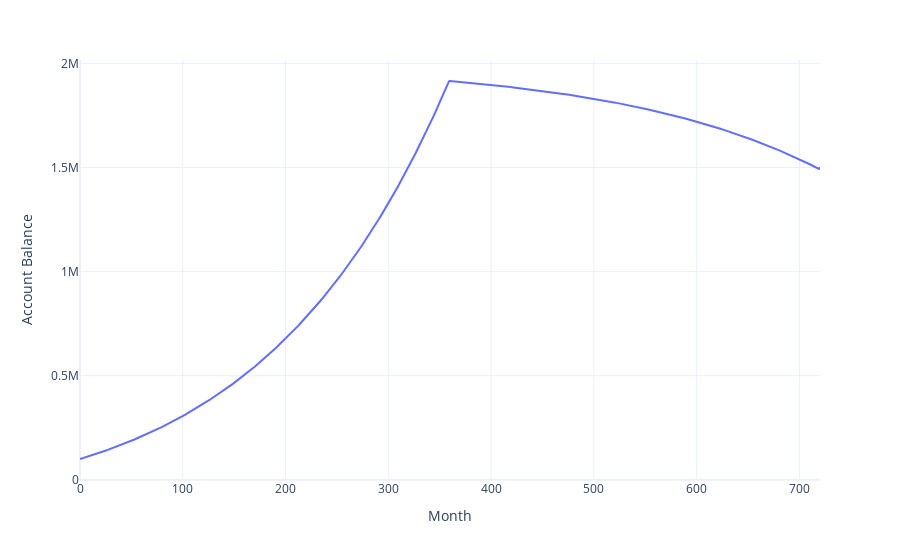

Notebook code cell kept with this figure:
### Markdown cell above
# FIGURE

### Code cell
import plotly.express as px

string = """
         at month %{x:.0f}:<br> 
         balance = $%{y:,.0f} <br> 
         deposit = $%{customdata[0]:,.0f} <br> 
         withdrawal = $%{customdata[1]:,.0f} <extra></extra> 
         """
fig = px.line(
    x=[i for i in range(T+1)],
    y=B,
    custom_data=[D, W]
)
fig.update_traces(hovertemplate=string)
fig.update_layout(
    xaxis_title="Month",
    yaxis_title="Account Balance",
    template="plotly_white",
)
fig.show()

### Figure 1 — Plotly figure (JSON) as saved in the notebook; plotly's stock layout.template omitted (floating-point values rounded to 4 significant figures; data arrays with more than 128 entries replaced by an {"elided": "..."} marker saying what was removed)
{"data": [{"customdata": {"elided": "721x2 float values"}, "hovertemplate": "\n         at month %{x:.0f}:<br> \n         balance = $%{y:,.0f} <br> \n         deposit = $%{customdata[0]:,.0f} <br> \n         withdrawal = $%{customdata[1]:,.0f} <extra></extra> \n         ", "legendgroup": "", "line": {"color": "#636efa", "dash": "solid"}, "marker": {"symbol": "circle"}, "mode": "lines", "name": "", "orientation": "v", "showlegend": false, "type": "scatter", "x": {"elided": "721 int values"}, "xaxis": "x", "y": {"elided": "721 float values"}, "yaxis": "y"}], "layout": {"legend": {"tracegroupgap": 0}, "margin": {"t": 60}, "xaxis": {"anchor": "y", "domain": [0, 1], "title": {"text": "Month"}}, "yaxis": {"anchor": "x", "domain": [0, 1], "title": {"text": "Account Balance"}}}}
